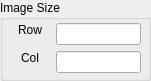
            <widget class="QGroupBox" name="groupBox_imagesize">
             <property name="geometry">
              <rect>
               <x>0</x>
               <y>140</y>
               <width>151</width>
               <height>81</height>
              </rect>
             </property>
             <property name="sizePolicy">
              <sizepolicy hsizetype="MinimumExpanding" vsizetype="Fixed">
               <horstretch>0</horstretch>
               <verstretch>0</verstretch>
              </sizepolicy>
             </property>
             <property name="minimumSize">
              <size>
               <width>0</width>
               <height>0</height>
              </size>
             </property>
             <property name="title">
              <string>Image Size</string>
             </property>
             <widget class="QWidget" name="layoutWidget">
              <property name="geometry">
               <rect>
                <x>10</x>
                <y>23</y>
                <width>131</width>
                <height>51</height>
               </rect>
              </property>
              <layout class="QFormLayout" name="formLayout_11">
               <property name="labelAlignment">
                <set>Qt::AlignRight|Qt::AlignTrailing|Qt::AlignVCenter</set>
               </property>
               <item row="0" column="0">
                <widget class="QLabel" name="label_imagesize_row">
                 <property name="sizePolicy">
                  <sizepolicy hsizetype="Minimum" vsizetype="Fixed">
                   <horstretch>0</horstretch>
                   <verstretch>0</verstretch>
                  </sizepolicy>
                 </property>
                 <property name="minimumSize">
                  <size>
                   <width>40</width>
                   <height>10</height>
                  </size>
                 </property>
                 <property name="text">
                  <string>Row</string>
                 </property>
                 <property name="alignment">
                  <set>Qt::AlignCenter</set>
                 </property>
                 <property name="wordWrap">
                  <bool>true</bool>
                 </property>
                </widget>
               </item>
               <item row="0" column="1">
                <widget class="QLineEdit" name="lineEdit_imagesize_row">
                 <property name="sizePolicy">
                  <sizepolicy hsizetype="MinimumExpanding" vsizetype="Fixed">
                   <horstretch>0</horstretch>
                   <verstretch>0</verstretch>
                  </sizepolicy>
                 </property>
                 <property name="minimumSize">
                  <size>
                   <width>40</width>
                   <height>20</height>
                  </size>
                 </property>
                 <property name="alignment">
                  <set>Qt::AlignCenter</set>
                 </property>
                </widget>
               </item>
               <item row="1" column="0">
                <widget class="QLabel" name="label_imagesize_col">
                 <property name="sizePolicy">
                  <sizepolicy hsizetype="Minimum" vsizetype="Fixed">
                   <horstretch>0</horstretch>
                   <verstretch>0</verstretch>
                  </sizepolicy>
                 </property>
                 <property name="minimumSize">
                  <size>
                   <width>40</width>
                   <height>10</height>
                  </size>
                 </property>
                 <property name="text">
                  <string>Col</string>
                 </property>
                 <property name="alignment">
                  <set>Qt::AlignCenter</set>
                 </property>
                 <property name="wordWrap">
                  <bool>true</bool>
                 </property>
                </widget>
               </item>
               <item row="1" column="1">
                <widget class="QLineEdit" name="lineEdit_imagesize_col">
                 <property name="sizePolicy">
                  <sizepolicy hsizetype="MinimumExpanding" vsizetype="Fixed">
                   <horstretch>0</horstretch>
                   <verstretch>0</verstretch>
                  </sizepolicy>
                 </property>
                 <property name="minimumSize">
                  <size>
                   <width>40</width>
                   <height>20</height>
                  </size>
                 </property>
                 <property name="alignment">
                  <set>Qt::AlignCenter</set>
                 </property>
                </widget>
               </item>
              </layout>
             </widget>
            </widget>
